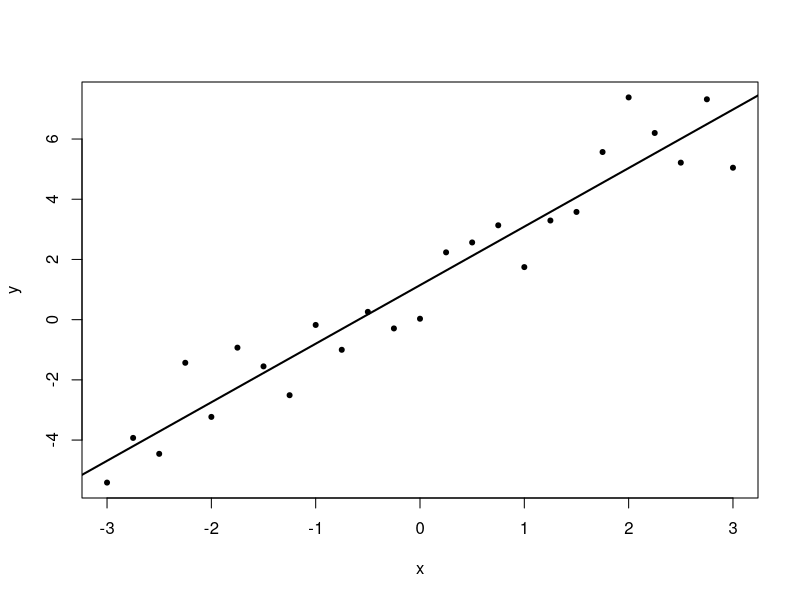

The R source for this figure: (Note: a time limit stopped this script after it produced the figure.)
x = seq(-3, 3, length=25)
y = 2 * x + 1 + rnorm(length(x))

plot(x, y, pch=20)

mod = lm(y ~ x)
abline(coef(mod)[1], coef(mod)[2], lwd=2)

est = summary(mod)[[4]]

# bootstrap samples
B = 100000
x0 = double(B) # intercepts
x1 = double(B) # slopes
se0 = double(B) # s.e. of intercept
se1 = double(B)
for (b in 1:B){
    bootstrap = sample(length(x), replace=TRUE)
    bootmod = lm(y[bootstrap] ~ x[bootstrap])
    ss = summary(bootmod)[[4]]
    x0[b] = ss[1,1]
    x1[b] = ss[2,1]
    se0[b] = ss[1,2]
    se1[b] = ss[2,2]
    }

rbind(t(c(mean(x0), mean(se0))), t(c(mean(x1), mean(se1))))
est

hist(x0, breaks=100)
hist(x1, breaks=100)
hist(se0, breaks=100)
hist(se1, breaks=100)
